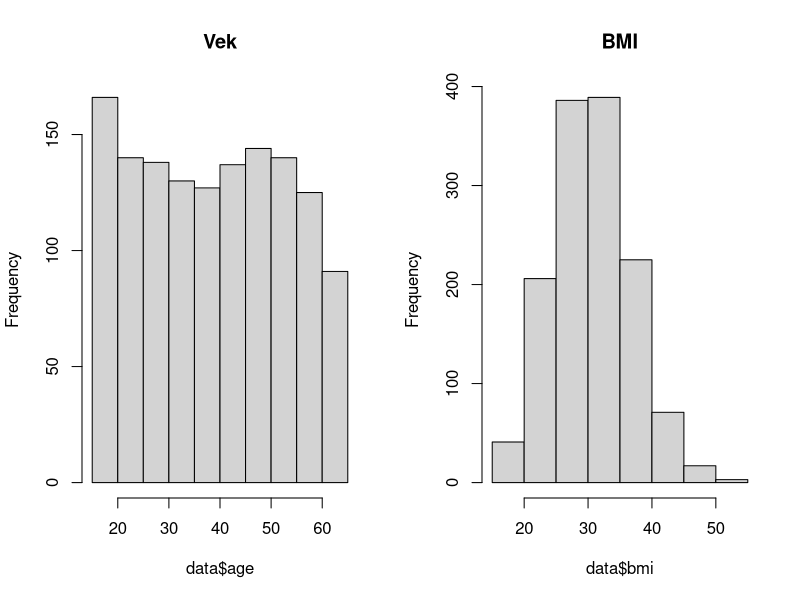
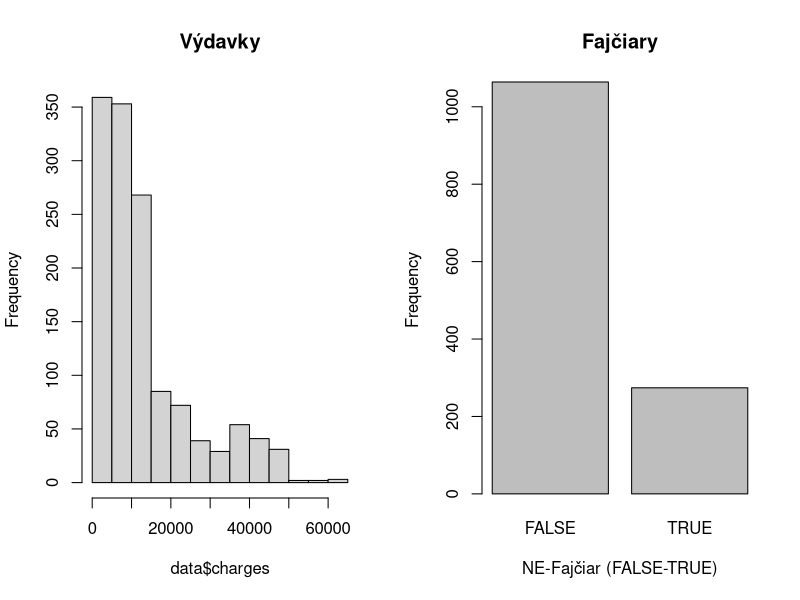
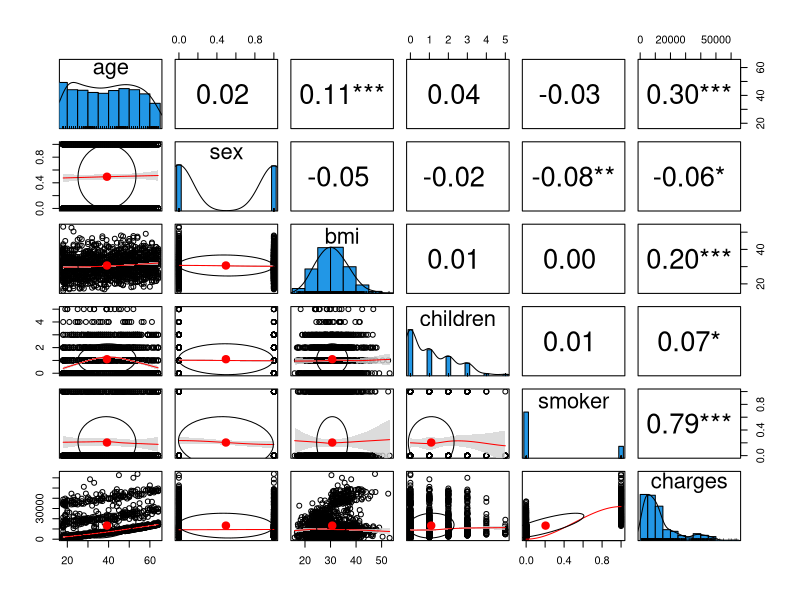
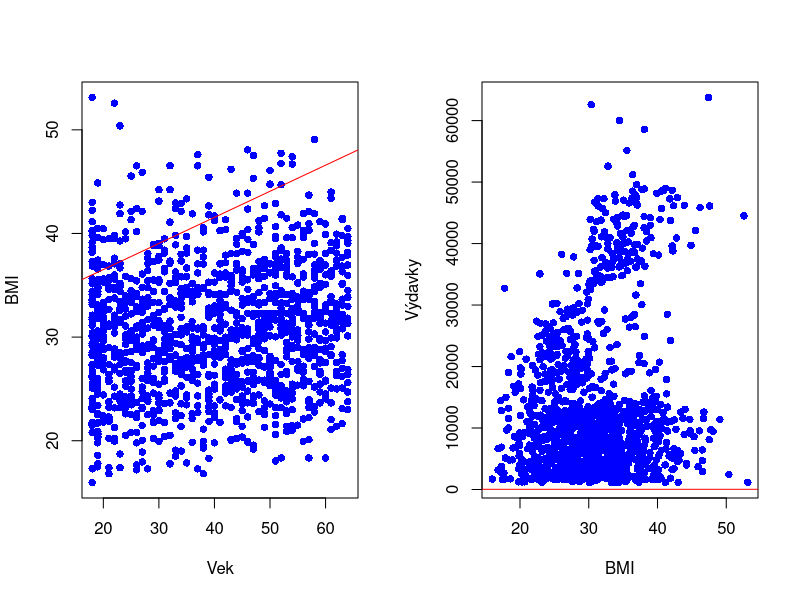
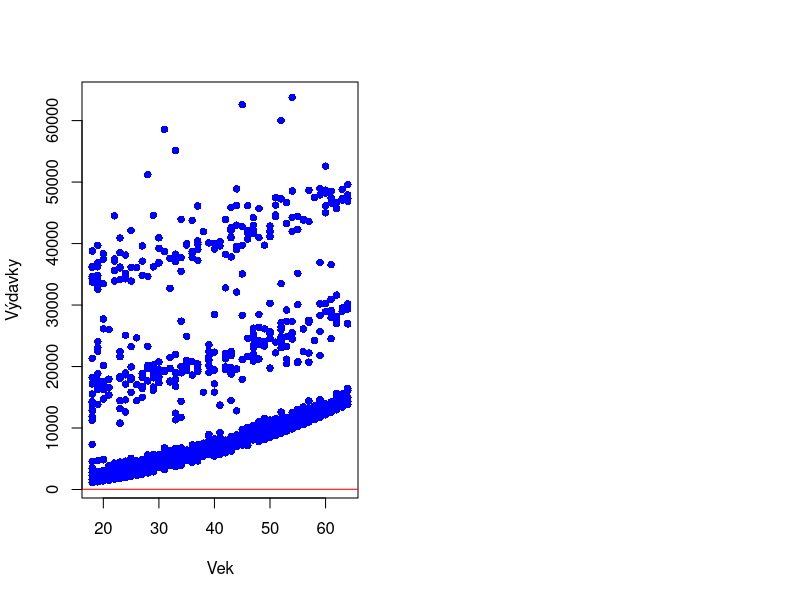
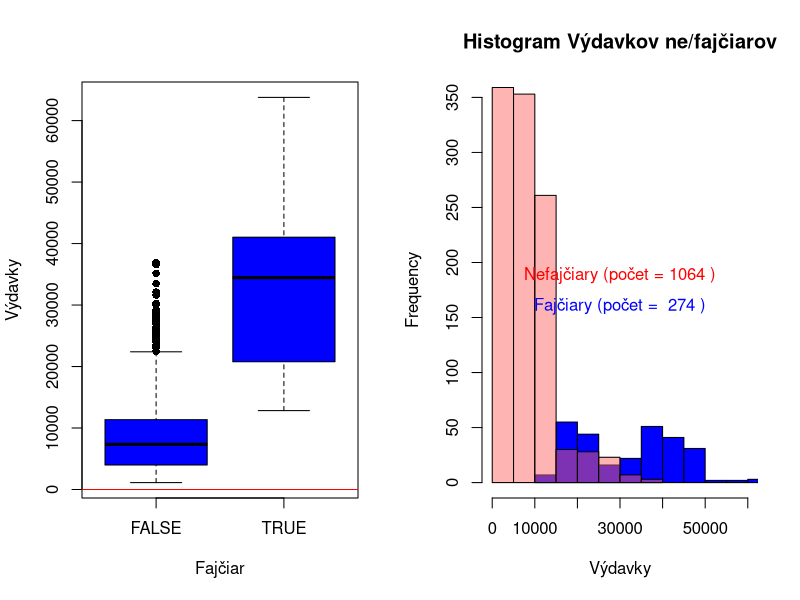
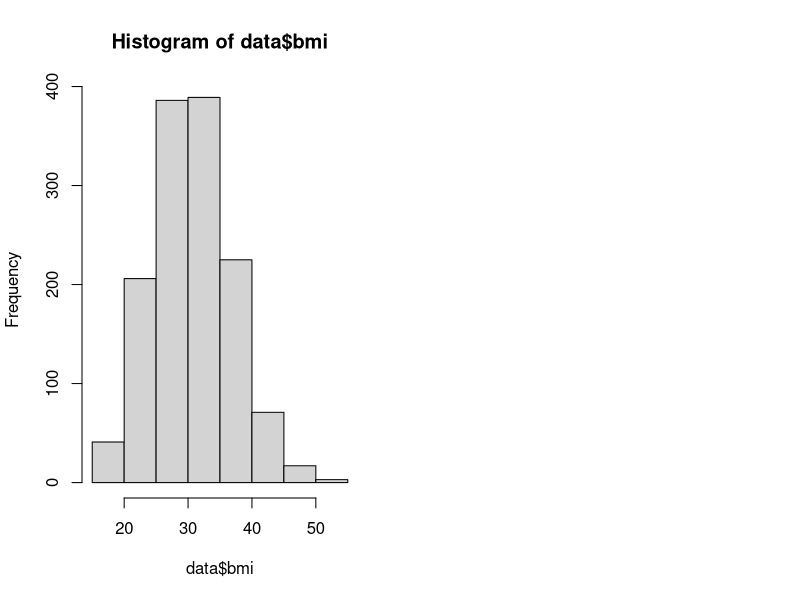
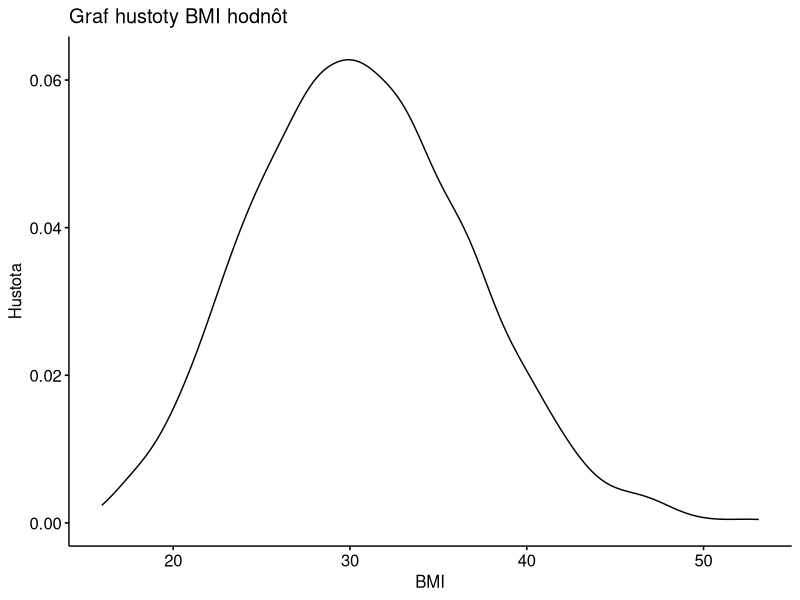

The R script that drew these images, in order:
## ---- chunk 1
library(readr)
data <- read_csv("insurance_modified.csv", 
                 col_types = cols(age = col_integer(), 
                                  sex = col_integer(),
                                  children = col_integer(), 
                                  smoker = col_logical()
                                  ))
head(data)
## ---- chunk 2
par(mfrow = c(1, 2))
hist(data$age, main = "Vek")
hist(data$bmi, main = "BMI")
## ---- chunk 3
par(mfrow = c(1, 2))
hist(data$charges, main = "Výdavky")
plot(factor(data$smoker), main = "Fajčiary", xlab = "NE-Fajčiar (FALSE-TRUE)",
     ylab = "Frequency")
## ---- chunk 4
# install.packages("psych")
library(psych)

pairs.panels(data[-6],
             smooth = TRUE,      # If TRUE, draws loess smooths
             scale = FALSE,      # If TRUE, scales the correlation text font
             density = TRUE,     # If TRUE, adds density plots and histograms
             ellipses = TRUE,    # If TRUE, draws ellipses
             method = "pearson", # Correlation method (also "spearman" or "kendall")
             pch = 21,           # pch symbol
             cor = TRUE,         # If TRUE, reports correlations
             jiggle = FALSE,     # If TRUE, data points are jittered
             factor = 2,         # Jittering factor
             hist.col = 4,       # Histograms color
             stars = TRUE,       # If TRUE, adds significance level with stars
             ci = TRUE)          # If TRUE, adds confidence intervals
## ---- chunk 5
age_bmi_lm = lm(age~bmi, data)
plot(data$age, data$bmi, pch = 16, col = "blue", xlab = "Vek", ylab = "BMI")
abline(age_bmi_lm, col = "red")
## ---- chunk 6
summary(age_bmi_lm)
paste("Korelačný index: r =", cor(data$age, data$bmi))
## ---- chunk 7
bmi_charges_lm = lm(bmi~charges, data)
plot(data$bmi, data$charges, pch = 16, col = "blue", xlab = "BMI", 
     ylab = "Výdavky")
abline(bmi_charges_lm, col = "red")
## ---- chunk 8
summary(bmi_charges_lm)
paste("Korelačný index: r =", cor(data$bmi, data$charges))
## ---- chunk 9
age_charges_lm = lm(age~charges, data)
plot(data$age, data$charges, pch = 16, col = "blue", xlab = "Vek", 
     ylab = "Výdavky")
abline(age_charges_lm, col = "red")
## ---- chunk 10
summary(age_charges_lm)
paste("Korelačný index: r =", cor(data$age, data$charges))
## ---- chunk 11
par(mfrow = c(1, 2))
smoker_charges_lm = lm(smoker~charges, data)
plot(factor(data$smoker), data$charges, pch = 16, col = "blue", xlab = "Fajčiar", 
     ylab = "Výdavky")
abline(smoker_charges_lm, col = "red")

groups = split(data$charges, data$smoker)
hist(groups$'TRUE', col = "blue", xlab = "Výdavky", 
     main = "Histogram Výdavkov ne/fajčiarov", xlim = c(0, 60000), 
     ylim = c(0, 350))
par(new = TRUE)
light_color <- rgb(255, 102, 102, max = 255, alpha = 125, names = "lightred50")
hist(groups$'FALSE', col = light_color, main = "", axes = FALSE, xlab = "", 
     ylab = "", xlim = c(0, 60000), ylim = c(0, 350))
text(30000, 175, paste("Nefajčiary (počet =", length(groups$'FALSE'), ")"), 
     col = "red", pos = 3)
text(30000, 175, paste("Fajčiary (počet = ", length(groups$'TRUE'), ")"), 
     col = "blue", pos = 1)
## ---- chunk 12
hist(data$bmi)
## ---- chunk 13
library(ggpubr)
ggdensity(data$bmi, main = "Graf hustoty BMI hodnôt", xlab = "BMI", 
          ylab = "Hustota")
## ---- chunk 14
ggqqplot(data$bmi)
## ---- chunk 15
shapiro.test(data$bmi)
